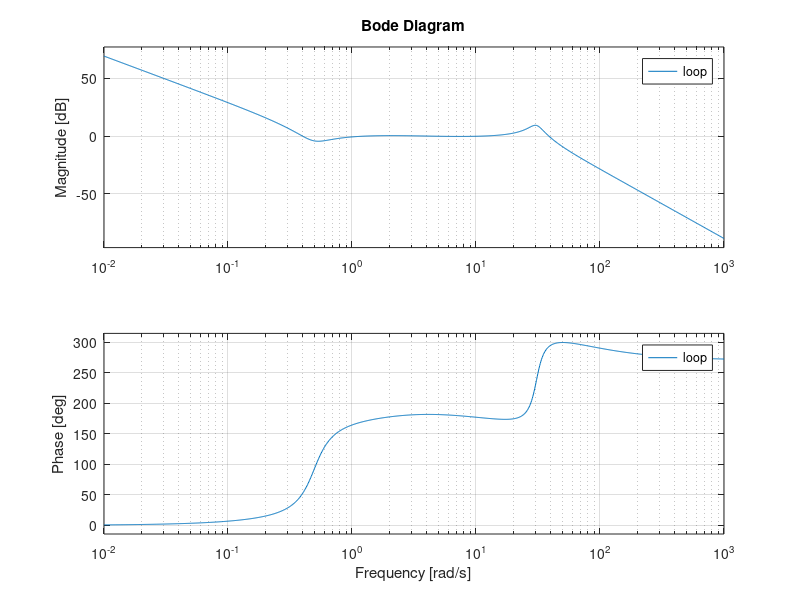
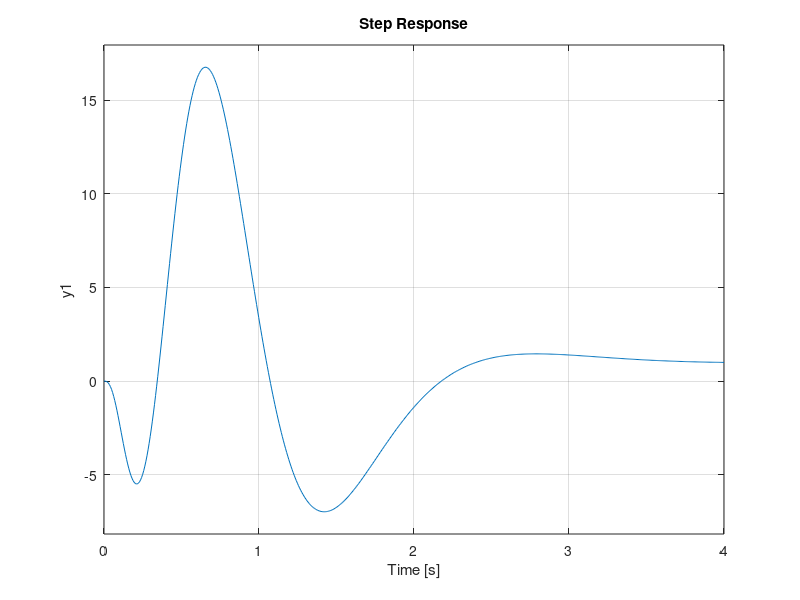
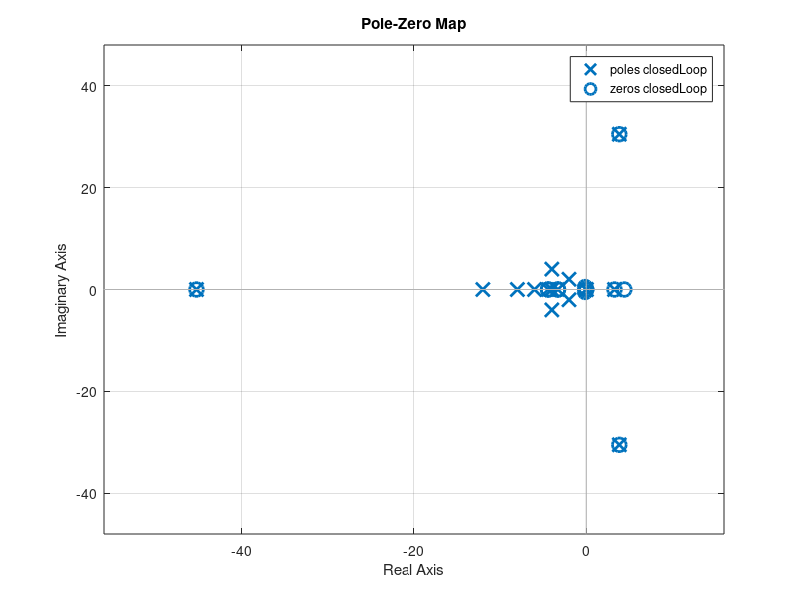

Source code (MATLAB) for these figures, in order:
clear; close all;

M = 1; m = .1; g = 9.8; l = 1;
l0 = .5; % 1, .75, .5, .4
d = M+m-m*l;

% up
A = [0 0 1 0; 0 0 0 1; 0 -g*m*l/d 0 0; 0 g*(M+m)/d 0 0];
B = [0; 0; 1/d; -1/d];
C = [1 l0 0 0];
D = 0;

P = ss(A,B,C,D);
Wr = ctrb(A,B);
rankWr = rank(Wr)
Wo = obsv(A,C);
rankWo = rank(Wo)

% K = place(A,B,[-20;-30;-10+10i;-10-10i]); % 1/.95
% L = place(A',C',[-24;-36;-12+12i;-12-12i])';
% K = place(A,B,[-10;-15;-5+5i;-5-5i]) % 1/.9
% L = place(A',C',[-15;-25;-7+7i;-7-7i])'
K = place(A,B,[-4;-6;-2+2i;-2-2i]) % 1/0.5
L = place(A',C',[-8;-12;-4+4i;-4-4i])'

CO = ss(A-B*K-L*C,L,K,0);

% closed = @(t,x) [A-B*K B*K; zeros(4) A-L*C]*x;
% [t,x] = ode45(closed,[0 10],[0 .1 0 .1 0 0 0 0]);
% figure; plot(t,x(:,1:2));

% closedLoop = ...
%     ss([A-B*K B*K; zeros(4) A-L*C],zeros(8,1),[0 1 0 0 0 0 0 0],0);
% figure; step(closedLoop);
% figure; pzmap(closedLoop);

loop = P*CO;
figure; bode(loop);
[Gm,Pm] = margin(loop)

closedLoop = P*CO/(1+P*CO);
figure; step(closedLoop);
figure; pzmap(closedLoop);
[p z] = pzmap(closedLoop)
